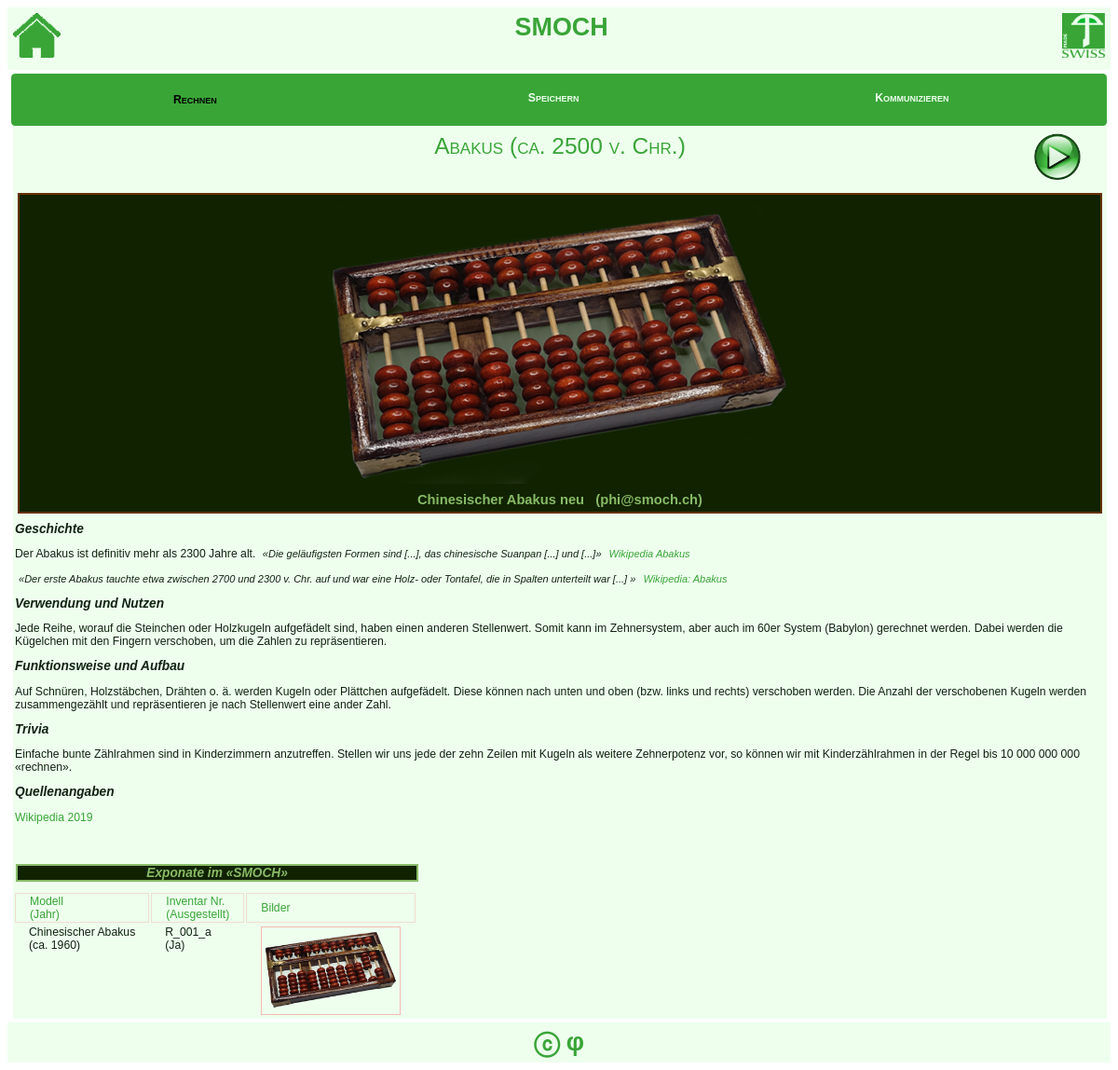
The app's page /site/erfindung.php with its own data.
### tables this page shows
CREATE TABLE `tbl_kategorie` (
  `ID` int PRIMARY KEY
, `titel` text
, `beschreibung` text
);

CREATE TABLE `tbl_bild` (
  `ID`           int PRIMARY KEY AUTO_INCREMENT
, `filename`     varchar(200)     COMMENT 'Bild Filename (inkl. "*.png" oder "*.jpg" ...)'
, `bildlegende`  text             COMMENT 'Auch als "title" zu verwenden beim <img>-Tag.'
, `bildrechte`   text             COMMENT 'Wer hat das Bild gemacht? Ist es frei? wikimedia?...'
, `alt_text`     text
);

CREATE TABLE `tbl_program_parameter` (
  `name`        varchar(20) PRIMARY KEY NOT NULL
, `value`       text
, `description` text
);

### site/erfindung.php (called while the page is built, shortened)
<?php
include 'inc/preRequisites.php' ;
include 'layout/page_layout.php';
?>

### site/inc/db/sql.php (called while the page is built, shortened)
<?php
class SQL {
	private static function fetchSingle($SQL) {
		$pdo  = ConnectionSingleton::getThePDO();
		$stmt = $pdo->query($SQL);
		$row  = $stmt->fetch(PDO::FETCH_ASSOC);
		return $row;
	}
	private static function fetchRows($SQL) {
		$pdo  = ConnectionSingleton::getThePDO();
		$stmt = $pdo->query($SQL);
		return $stmt;
	}
	public static function getErfindungsRecordDefault($siteURL) {
		$SQL  = 'SELECT * FROM `vw_erfindung` WHERE `URL_Infix` = "' . $siteURL . '" LIMIT 1';
		return SQL::fetchSingle($SQL);
	}
	public static function getAlleExponateZuErfindungRecordset($siteUrl) {
		$SQL = 'SELECT * FROM `vw_erfindungsexponat` WHERE `core` = \'' . $siteUrl . '\' ORDER BY `ord`';
		return SQL::fetchRows($SQL);
	}
	public static function getAlleBilderZuExponat($exponatID) {
		$SQL = 'SELECT * FROM `vw_exponatbild` WHERE `exponat_ID` = "' . $exponatID . '"';
		return SQL::fetchRows($SQL);
	}
	public static function getAlleBilderZuErfindungRecordset($idUrl) {
		$SQL = "SELECT * FROM `vw_erfindungsbild` WHERE `URL_Infix` = '" . $idUrl . "' ORDER BY `ord`";
		return SQL::fetchRows($SQL);
	}
	public static function getBildInfo($bildID) {
		$SQL = 'SELECT * FROM `tbl_bild` WHERE `ID` = "' . $bildID . '"';
		return SQL::fetchSingle($SQL);
	}
	public static function getProgramParameter($varName) {
		$SQL = 'SELECT `value` FROM `tbl_program_parameter` WHERE `name` = "' . $varName . '"';
		$val = SQL::fetchSingle($SQL);
		return $val['value'];
	}
	public static function getActBrowserPath() {
		$isDevel = SQL::getProgramParameter('isDevelop');
		if('true' == $isDevel) {
			return SQL::getProgramParameter('browser_path_develop');
		} else {
			return SQL::getProgramParameter('browser_path'        );
		}
	}
	public static function getErfindungenPath() {
		return SQL::getActBrowserPath() . SQL::getProgramParameter('erfindungen_pfad');
	}
	public static function getBilderDir() {
		return '' . SQL::getErfindungenPath() . SQL::getProgramParameter('bilder_dir');
	}
	public static function getKategorieName($kategorieNr) {
		$SQL = 'SELECT `titel` FROM `tbl_kategorie` WHERE `ID` = "' . $kategorieNr . '"';
		return SQL::fetchSingle($SQL)['titel'];
	}
	public static function getErsteErfindungUrlInKategorie($kategorieNr) {
		$SQL = 'SELECT `IDurl_fk` FROM `tbl_reihenfolge` WHERE `kategorie_fk` = \'' . $kategorieNr . '\' AND `ord` = \'' . 1 . '\'';
		return SQL::fetchSingle($SQL)['IDurl_fk'];
	}
}

### site/inc/preRequisites.php (called while the page is built, shortened)
<?php
function isErfindungsSeite() {
	return strpos($_SERVER['PHP_SELF'], 'erfindung.php') > 0;
}
function getErfindungsID() {
	$url = $_SERVER['PHP_SELF'];
	preg_match('/(.*)(\.php\/)([a-z_]*)(.*)/', $url, $matches, PREG_OFFSET_CAPTURE);
	if(sizeof($matches) >= 4) {
		$erfindungID = $matches[3][0];
	} else {
		$erfindungID = 'abakus';
	}
	return $erfindungID;
}
if(isErfindungsSeite()) {
	$tmpDaoErfindung    = new DAO_Erfindung();
	$tmpKategorie       = 1;
	if(null != $_SESSION) {
		if(array_key_exists('kategorie_id', $_SESSION)) {
			$tmpKategorie = $_SESSION['kategorie_id'];
		}
	}
	$erfindung = $tmpDaoErfindung->getErfindungsObjekt(getErfindungsID(), $tmpKategorie);
}
?>

### site/inc/dao/dao_bild.php (called while the page is built, shortened)
<?php
require_once 'inc/db/sql.php';
class DAO_Bild {
	public static function getBildViaID($bildID) {
		$bild = new Bild();
		$resultSet = SQL::getBildInfo($bildID);
		$bild->dbID        = $bildID;
		$bild->filename    = $resultSet['filename'   ];
		$bild->bildlegende = $resultSet['bildlegende'];
		$bild->bildrechte  = $resultSet['bildrechte' ];
		$bild->altText     = $resultSet['alt_text'   ];
		return $bild;
	}
	private static function enrichErfindungsBild($eb, $b) {
		$eb->dbID = $b->dbID;
	}
	public static function getAlleBilderZuErfindung($erfindungID) {
		$alleErfindungsBilder = array();
		$alleBilderResultSet = SQL::getAlleBilderZuErfindungRecordset($erfindungID);
		while ($bildRecord = $alleBilderResultSet->fetch(PDO::FETCH_ASSOC))   {
			$bildID = $bildRecord['BildID'];
			$bildInfo = DAO_Bild::getBildViaID($bildID);
			$erfindungsBild = new ErfindungsBild();
			$erfindungsBild->ord = $bildRecord['ord'];
			$alleErfindungsBilder[$bildID] = $erfindungsBild;
		}
		return $alleErfindungsBilder;
	}
}

### site/inc/dao/dao_erfindung.php (called while the page is built, shortened)
<?php
require_once 'inc/db/sql.php';
require_once 'inc/domain/Erfindung.php';
class DAO_Erfindung {
	public static function getErfindungsObjekt($siteURL, $kategorie) {
		$erfindung = new Erfindung();
		$resultSet = SQL::getErfindungsRecordDefault($siteURL);
		$erfindung->IDurl      = $siteURL;
		$erfindung->titel      = $resultSet['ErfindungsTitel'   ];
		$erfindung->jahr       = $resultSet['ErfindungsJahrzahl'];
		$erfindung->defaultKat = $resultSet['defaultKategorie'  ];
		$keyWordResultSet = SQL::getErfindungsKeywords($siteURL);
		while($keyWord = $keyWordResultSet->fetch(PDO::FETCH_ASSOC)) {
			$erfindung->addKeyword($keyWord['keyword']);
		}
		return $erfindung;
	}
}

### site/inc/dao/dao_exponat.php (called while the page is built, shortened)
<?php
require_once 'inc/db/sql.php'        ;
class DAO_Exponat {
	public static function getAlleExponateZuErfindung($erfindungsID) {
		$exponatListe = array();
		$exponateRecordset = SQL::getAlleExponateZuErfindungRecordset($erfindungsID);
		while($exponatRecord = $exponateRecordset->fetch(PDO::FETCH_ASSOC)) {
			$exponat = new Exponat();
			$exponat->DBId              = $exponatRecord['ExponatID'      ];
			$exponat->Jahr              = $exponatRecord['Modelljahr'     ];
			$exponat->Modellbezeichnung = $exponatRecord['Modell'         ];
			$exponat->ausgestellt       = $exponatRecord['ausgestelltBOOL'];
			$exponat->inventarNummer    = $exponatRecord['InventarNummer' ];
			$exponatListe[$exponat->DBId] = $exponat;
		}
		return $exponatListe;
	}
	public static function getAlleBilderZuExponat($exponatID) {
		$bildListe = array();
		$bildListeRecordSet = SQL::getAlleBilderZuExponat($exponatID);
		foreach($bildListeRecordSet as $bildListeRecord) {
			$bild = DAO_Bild::getBildViaID($bildListeRecord['bildID']);
			$bildListe[$bild->dbID] = $bild;
		}
		return $bildListe;
	}
}

### site/layout/page_layout.php (the view, shortened to what this page needs)
<!DOCTYPE html>
<html lang="de">
	<head>
<?php
 require_once 'inc/db/sql.php';
 $browserPath = SQL::getActBrowserPath();
?>
		<link   rel     = "stylesheet"
		        href    = "<?php echo $browserPath;?>layout/css/style.css" />
		<link   rel     = "stylesheet"
		        href    = "<?php echo $browserPath;?>layout/css/artikel.css" />
		<link   rel     = "stylesheet"
		        href    = "<?php echo $browserPath;?>layout/css/erfindung.css" />
	</head>
<?php
	require_once 'inc/db/sql.php';
	$CLIENT_ROOT = SQL::getActBrowserPath();
?>
	<body>
		<div id='mainHeader'>
	 <div><a href='<?php echo $CLIENT_ROOT; ?>'><img src='<?php echo $CLIENT_ROOT; ?>layout/img/home.png' height="48" /></a></div>
	   <div>SMOCH</div>
	 <div><img src='<?php echo $CLIENT_ROOT; ?>layout/img/swiss-made.png' height="48" /></div>
    </div>
			<?php include 'layout/main_content.php'; ?>
		<div id='mainFooter'>ⓒ φ</div>
	</body>
</html>

### site/layout/navigation.php (shortened to what this page needs)
<?php
$ERFINDUNG_PREFIX = "./";
function navLinkToKategorie($linkKategorieNr) {
	global $ERFINDUNG_PREFIX;
	$actKat        = $_SESSION['kategorie_id'];
	$kategorieName = SQL::getKategorieName($linkKategorieNr);
	if(($actKat == $linkKategorieNr) && (strpos($_SERVER['PHP_SELF'], 'rfindung.php') > 0)) {
		return "<span class='unLink'>" . $kategorieName . "</span>";
	}
	$ersteErfindungInTourID = SQL::getErsteErfindungUrlInKategorie($linkKategorieNr);
	$katLink = "<a href='" . $ERFINDUNG_PREFIX . $ersteErfindungInTourID . '?kategorie=' . $linkKategorieNr . "' > " . $kategorieName . "</a>";
	return $katLink;
}
?>
<div class='tourHeader'>
	<ul>
<?php
$katNr = 1;
while($katNr <= 3) {
	echo "<li>" . navLinkToKategorie($katNr) . "</li>\n";
	$katNr = $katNr + 1;
}
?>
	</ul>
</div>

### site/layout/bildergalerie.php
<?php
include_once 'inc/preRequisites.php';
include_once 'inc/db/sql.php'       ;
include_once 'inc/gui/BildImg.php'  ;
include_once 'inc/dao/dao_bild.php' ;
function createAlleBilder() {
	$alleBilder = DAO_Bild::getAlleBilderZuErfindung(getErfindungsID());
	foreach($alleBilder as $bild) {
		$bildImg = BildImg::readBildImgViaID($bild->dbID);
		echo "<div class='erfindungsBild'>" . $bildImg->createImgTag('normal_image') . "<br/>"
			   . $bildImg->bild->bildlegende . " &nbsp; (" . $bildImg->bild->bildrechte . ")</div>\n";
	}
}
if(sizeof(DAO_Bild::getAlleBilderZuErfindung(getErfindungsID())) >=1) {
	echo "<div class='erfindungsBilder'>";
	createAlleBilder();
	echo "</div>";
}
?>

### site/inc/gui/BildImg.php (shortened to what this page needs)
<?php
include_once 'inc/db/sql.php';
include_once 'inc/dao/dao_bild.php';
class BildImg {
	public $bild;
	public static function readBildImgViaID($bild_id) {
		$bildImg = new BildImg();
		$bild    = DAO_Bild::getBildViaID($bild_id);
		$bildImg->bild = $bild;
		return $bildImg;
	}
	public function createImgTag($CSS_class) {
		$IMG_PATH = SQL::getBilderDir();
		$imgTag = "";
		$imgTag .= '<img ';
		$imgTag .= 'src="'   . $IMG_PATH . $this->bild->filename . '" ';
		$imgTag .= 'alt="'   . $this->bild->altText . '" '             ;
		$imgTag .= 'title="' . $this->bild->bildlegende . '" '         ;
		$imgTag .= 'class="' . $CSS_class . '" '                       ;
		$imgTag .= ' />';
		return $imgTag;
	}
}
?>

### site/layout/exponatTable.php
<?php
require_once 'inc/dao/dao_exponat.php';
require_once 'inc/gui/BildImg.php'    ;
function printAlleExponatBilder($exponat) {
	$bilder = DAO_Exponat::getAlleBilderZuExponat($exponat->DBId);
	foreach($bilder as $bild) {
		$bildImg = BildImg::readBildImgViaID($bild->dbID);
		echo "<div class='small_image_rahmen'>"    .
			   $bildImg->createImgTag('small_image') .
			   "</div>";
	}
}
function createExponatTableRow($exponat) {
	echo "<tr class='exponatTabelle'>\n";
	echo "<td>" . $exponat->Modellbezeichnung . "<br/>\n";
	echo "(" . $exponat->Jahr              . ")</td>\n";
	echo "<td>" . $exponat->inventarNummer    . "<br />\n";
	if(0 != $exponat->ausgestellt) {
			echo "(Ja)</td>\n";
	} else {
			echo "  </td>\n";
	}
	echo "<td>";
	printAlleExponatBilder($exponat);
	echo "</td>\n";
	echo "</tr>\n";
}
function createExponatTableRows() {
	global $exponatListe;
	foreach($exponatListe as $exponat) {
		createExponatTableRow($exponat);
	}
}
?>
<div>
	<table>
	<tr class='exponatListeTitel'><td colspan='5'><h1 class='exponatListeTitel'>Exponate im «SMOCH»</h1>
</td></tr>
	<tr class='erfindungsExponat'><td>Modell<br />(Jahr)</td><td>Inventar Nr.<br />(Ausgestellt)</td><td>Bilder</td></tr>
<?php createExponatTableRows(); ?>
	</table>
</div>

### site/layout/css/style.css (style rules this page uses)
:root { --default-foreground : #39a537; --default-background : #efe ; --middle-background : #bfb ; --default-textcolor : #121 ; --exponat-background : #120 ; --exponat-foreground-text: #8b6 ; }
html { font-family: verdana, arial, sans; font-size : 3.6mm; }
@media screen and (min-width     :  60em ) { body { font-size: 90%; } }
#mainHeader, #mainFooter, #introSeite { padding : 6px; background-color: var(--default-background) ; color : var(--default-foreground) ; font-weight : bold ; font-size : 220% ; text-align : center; }
#mainHeader { display : flex ; flex-direction : row ; flex-wrap : nowrap ; justify-content : space-between; }
a { text-decoration: none; font-weight: normal; color: var(--default-foreground); }

### site/layout/css/artikel.css (style rules this page uses)
div.tourHeader { border : var(--default-foreground) 1px solid; padding : 4px ; border-radius : 4px ; background-color: var(--default-foreground); color : white ; }
.tourHeader ul { list-style-type : none ; margin : 0 ; padding : 0 ; overflow : hidden; background-color: var(--default-foreground); }
.tourHeader ul li { float: left; text-align:center; width: 33%; }
.tourHeader li a, .tourHeader li span { display : block ; color : white ; text-align : center ; padding : 14px 16px ; text-decoration : none ; text-decoration : none ; font-variant : small-caps; font-weight : bold ; background-color: var(--default-foreground); color : var(--default-background); }
.tourHeader ul li span.unLink { color : black; background-color: var(--default-foreground); border-radius : 6px ; padding : 14px 16px; margin-top : 2px ; margin-bottom : 2px ; }

### site/layout/css/erfindung.css (style rules this page uses)
.erfindung h1 { font-style: italic; font-size : 112% ; color : var(--default-textcolor) ; }
h1.exponatListeTitel { margin-top : 28px ; color : var(--default-foreground) ; width : 100% ; background-color: var(--exponat-background) ; color : var(--exponat-foreground-text) ; font-variant : normal ; border-color : var(--exponat-foreground-text) ; border : 2px solid; text-align : center ; }
.erfindungsExponat { color : var(--default-foreground); background-color: var(--default-background); }
tr.erfindungsExponat > td { background-color: var(--default-background); padding-left : 15px; padding-right : 15px; border : 1px #f002 solid; }
tr.exponatTabelle > td { background-color: var(--default-background); padding-left : 15px ; padding-right : 15px ; vertical-align : top ; }
.small_image { width: 144px; }
div.small_image_rahmen { padding: 2px; margin : 1px; border : solid 1px #f004; }
.normal_image { margin : 1px; padding: 5px; width : 500px; }
div.erfindungsBilder { text-align: center; }
div.erfindungsBild { margin-top : 4px ; padding : 5px ; margin : 5px ; margin-bottom : 2px ; border : solid #630 2px; background-color: var(--exponat-background) ; color : var(--exponat-foreground-text) ; font-weight : bold ; font-size : 120% ; }

### records on screen
tbl_kategorie: titel "Rechnen"
tbl_kategorie: titel "Speichern"
tbl_kategorie: titel "Kommunizieren"
tbl_bild: bildlegende "Chinesischer Abakus neu", bildrechte "phi@smoch.ch"

### other values on screen
$erfindung->titel "Abakus"
$erfindung->jahr "ca. 2500 v. Chr."
$exponat->Modellbezeichnung "Chinesischer Abakus"
$exponat->Jahr "ca. 1960"
$exponat->inventarNummer "R_001_a"
